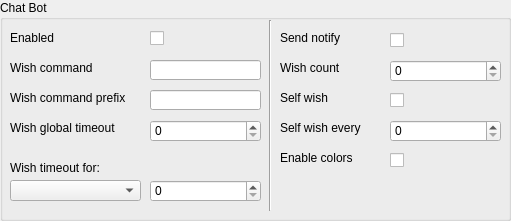
    <widget class="QGroupBox" name="group_chatbot">
     <property name="geometry">
      <rect>
       <x>260</x>
       <y>10</y>
       <width>511</width>
       <height>221</height>
      </rect>
     </property>
     <property name="title">
      <string>Chat Bot</string>
     </property>
     <widget class="QLabel" name="text_chatbot_enabled">
      <property name="geometry">
       <rect>
        <x>10</x>
        <y>30</y>
        <width>131</width>
        <height>16</height>
       </rect>
      </property>
      <property name="text">
       <string>Enabled</string>
      </property>
     </widget>
     <widget class="QLabel" name="text_wish_command">
      <property name="geometry">
       <rect>
        <x>10</x>
        <y>60</y>
        <width>131</width>
        <height>16</height>
       </rect>
      </property>
      <property name="text">
       <string>Wish command</string>
      </property>
     </widget>
     <widget class="QLabel" name="text_wish_prefix">
      <property name="geometry">
       <rect>
        <x>10</x>
        <y>90</y>
        <width>131</width>
        <height>16</height>
       </rect>
      </property>
      <property name="text">
       <string>Wish command prefix</string>
      </property>
     </widget>
     <widget class="QLabel" name="text_wish_global_timeout">
      <property name="geometry">
       <rect>
        <x>10</x>
        <y>120</y>
        <width>131</width>
        <height>16</height>
       </rect>
      </property>
      <property name="text">
       <string>Wish global timeout</string>
      </property>
     </widget>
     <widget class="QLabel" name="text_wish_timeout">
      <property name="geometry">
       <rect>
        <x>10</x>
        <y>160</y>
        <width>131</width>
        <height>16</height>
       </rect>
      </property>
      <property name="text">
       <string>Wish timeout for:</string>
      </property>
     </widget>
     <widget class="QCheckBox" name="check_chatbot_enabled">
      <property name="geometry">
       <rect>
        <x>150</x>
        <y>30</y>
        <width>111</width>
        <height>17</height>
       </rect>
      </property>
      <property name="text">
       <string/>
      </property>
      <property name="checked">
       <bool>false</bool>
      </property>
     </widget>
     <widget class="QLineEdit" name="edit_wish_command">
      <property name="geometry">
       <rect>
        <x>150</x>
        <y>60</y>
        <width>111</width>
        <height>20</height>
       </rect>
      </property>
      <property name="text">
       <string/>
      </property>
     </widget>
     <widget class="QLineEdit" name="edit_wish_command_prefix">
      <property name="geometry">
       <rect>
        <x>150</x>
        <y>90</y>
        <width>111</width>
        <height>20</height>
       </rect>
      </property>
      <property name="text">
       <string/>
      </property>
     </widget>
     <widget class="QComboBox" name="combo_wish_timeout">
      <property name="geometry">
       <rect>
        <x>10</x>
        <y>180</y>
        <width>131</width>
        <height>21</height>
       </rect>
      </property>
     </widget>
     <widget class="Line" name="line">
      <property name="geometry">
       <rect>
        <x>260</x>
        <y>20</y>
        <width>20</width>
        <height>191</height>
       </rect>
      </property>
      <property name="orientation">
       <enum>Qt::Vertical</enum>
      </property>
     </widget>
     <widget class="QLabel" name="text_send_notify">
      <property name="geometry">
       <rect>
        <x>280</x>
        <y>30</y>
        <width>101</width>
        <height>16</height>
       </rect>
      </property>
      <property name="text">
       <string>Send notify</string>
      </property>
     </widget>
     <widget class="QCheckBox" name="check_send_notify">
      <property name="geometry">
       <rect>
        <x>390</x>
        <y>30</y>
        <width>111</width>
        <height>20</height>
       </rect>
      </property>
      <property name="text">
       <string/>
      </property>
     </widget>
     <widget class="QLabel" name="text_wish_chatbot_count">
      <property name="geometry">
       <rect>
        <x>280</x>
        <y>60</y>
        <width>101</width>
        <height>16</height>
       </rect>
      </property>
      <property name="text">
       <string>Wish count</string>
      </property>
     </widget>
     <widget class="QLabel" name="text_self_wish">
      <property name="geometry">
       <rect>
        <x>280</x>
        <y>90</y>
        <width>101</width>
        <height>16</height>
       </rect>
      </property>
      <property name="text">
       <string>Self wish</string>
      </property>
     </widget>
     <widget class="QCheckBox" name="check_self_wish">
      <property name="geometry">
       <rect>
        <x>390</x>
        <y>90</y>
        <width>111</width>
        <height>20</height>
       </rect>
      </property>
      <property name="text">
       <string/>
      </property>
     </widget>
     <widget class="QLabel" name="text_self_wish_every">
      <property name="geometry">
       <rect>
        <x>280</x>
        <y>120</y>
        <width>101</width>
        <height>16</height>
       </rect>
      </property>
      <property name="text">
       <string>Self wish every</string>
      </property>
     </widget>
     <widget class="QLabel" name="text_enable_colors">
      <property name="geometry">
       <rect>
        <x>280</x>
        <y>150</y>
        <width>101</width>
        <height>16</height>
       </rect>
      </property>
      <property name="text">
       <string>Enable colors</string>
      </property>
     </widget>
     <widget class="QCheckBox" name="check_enable_colors">
      <property name="geometry">
       <rect>
        <x>390</x>
        <y>150</y>
        <width>111</width>
        <height>20</height>
       </rect>
      </property>
      <property name="text">
       <string/>
      </property>
      <property name="checked">
       <bool>false</bool>
      </property>
     </widget>
     <widget class="QSpinBox" name="spin_self_wish_every">
      <property name="geometry">
       <rect>
        <x>390</x>
        <y>120</y>
        <width>111</width>
        <height>22</height>
       </rect>
      </property>
      <property name="maximum">
       <number>999</number>
      </property>
     </widget>
     <widget class="QSpinBox" name="spin_wish_global_timeout">
      <property name="geometry">
       <rect>
        <x>150</x>
        <y>120</y>
        <width>111</width>
        <height>22</height>
       </rect>
      </property>
      <property name="maximum">
       <number>999</number>
      </property>
     </widget>
     <widget class="QSpinBox" name="spin_wish_timeout">
      <property name="geometry">
       <rect>
        <x>150</x>
        <y>180</y>
        <width>111</width>
        <height>22</height>
       </rect>
      </property>
      <property name="maximum">
       <number>999</number>
      </property>
     </widget>
     <widget class="QSpinBox" name="spin_wish_count">
      <property name="geometry">
       <rect>
        <x>390</x>
        <y>60</y>
        <width>111</width>
        <height>22</height>
       </rect>
      </property>
      <property name="maximum">
       <number>999</number>
      </property>
     </widget>
    </widget>
